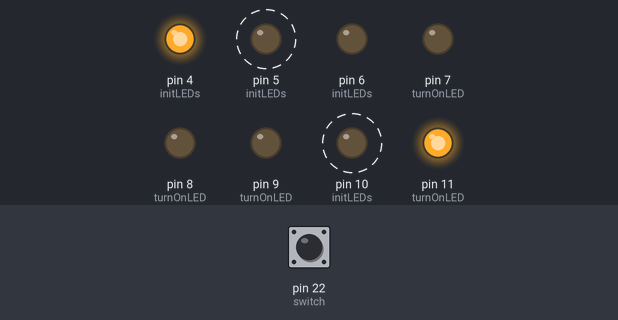
The program below on a simulated Arduino Mega 2560, built with avr-gcc and run on an emulated ATmega2560. On the bench: output pins drawn as LEDs (lit = HIGH). Dashed ring = blinking. The test bench sets the inputs (shaded band); at power-on: pin 22 (switch) HIGH.

Above: at 0.1 s.
At 0.5 s:
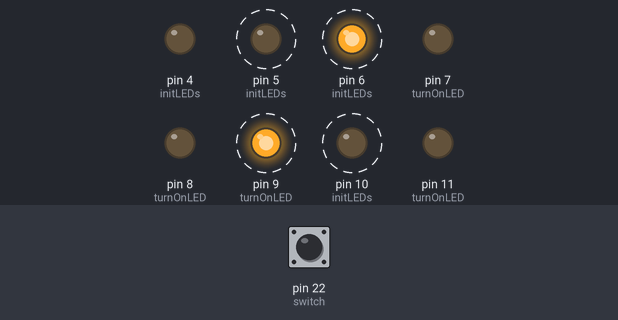
1.3 s: pin 22 (switch) pulled LOW for 3.2 s
At 2.2 s:
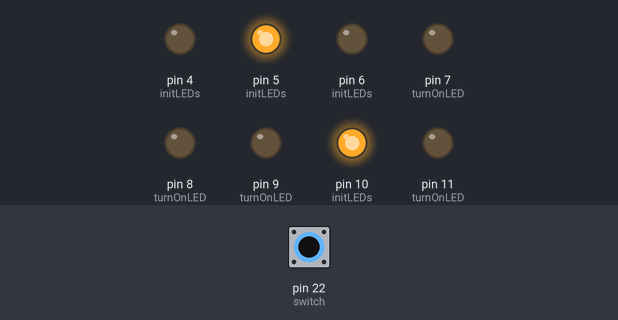
Timing chart, 0 to 12.0 s (numbered marks = the images above; inputs shaded):
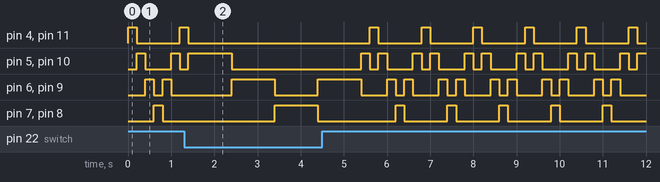

Measured:
- by itself, pin 4 (initLEDs), pin 11 (turnOnLED): repeats every 1.2 s: HIGH 0.20 s, LOW 1.0 s

The program:

main.cpp
```cpp
// Author:
// Net ID:
// Date:
// Assignment:     Lab 1
//----------------------------------------------------------------------//

#include <Arduino.h>
#include <avr/io.h>
#include "led.h"
#include "switch.h"

#define LONG_DELAY 1000
#define SHORT_DELAY 200

int main(){

  initLEDs();                 //initialization of leds as outputs
  initSwitch();               //initilization of push button as input
  unsigned int led_num_a = 4; //variable to start turn in LED series A
  unsigned int led_num_b = 11; //variable to start turn in LED series B
  int led_num_a_up = 1;         //Series A of LEDs starts going up
  int led_num_b_up = 0;         //Series B of LEDs starts going down


  while (1) {
    //
    if(!(PINA & (1<<PINA0))){ //check if switch is pressed pin 22
      runLED(led_num_a);      //turn on led_num_a and turn off the others in that serie
      runLED(led_num_b);      //turn on led_num_b and turn off the others in that serie
      _delay_ms(LONG_DELAY);  //long delay
      //turnOnLED(4);

    }
    else{
      runLED(led_num_a);    //turn on led_num_a and turn off the others in that serie
      runLED(led_num_b);    //turn on led_num_b and turn off the others in that serie
      _delay_ms(SHORT_DELAY); //short delay
    }
    //SERIES A is from LEDs in pin 4 to pin 7
    if(led_num_a_up )       //whenever the series a is going up
      if(led_num_a != 7)    //if it is not led in pin 7
        led_num_a++;        //going to turn on the next one up
      else{
        led_num_a--;        //if it is 7 is going to turn on the next one down
        led_num_a_up = 0;   //indicates that now it's going down
      }

    else                    //whenever is going down
      if(led_num_a != 4 )   //if the led is not 4
        led_num_a--;        //turn on the next one down
      else{
        led_num_a++;        //if it is 4 going to turn on the next one up
        led_num_a_up = 1;   //indicate that now it's going up
      }

    //SERIES B is from LEDs in pin 8 to pin 11
    if(!led_num_b_up)       //whenever the series b is going down
      if(led_num_b != 8)    //if it is not led 8
        led_num_b--;        //turn on the next one down
      else{
        led_num_b++;        //if it is led 8 turn on the next one up
        led_num_b_up = 1;   //indicate that now it's going up
      }
    else                    //whenever the series b is going up
      if(led_num_b != 11)   //if it is not 11
        led_num_b++;        //turn on the next one up
      else{
        led_num_b--;        //if it is 11 turn on the next one down
        led_num_b_up = 0;   //indicate that now it's going down
      }
  }

  return 0;
}
```

led.cpp
```cpp
#include <avr/io.h>
#include "led.h"
#include <Arduino.h>

void initLEDs(){
    //initialized leds as outputs

    DDRG |= (1<<DDG5);                                      //D04
    DDRE |= (1<<DDE3);                                      //D05
    DDRH |= (1<<DDH3) |(1<<DDH4) | (1<<DDH5) | (1<<DDH6);   //D06 D07 D08 D09
    DDRB |= (1<<DDB4)|(1<<DDB5);                            //D10 D11

    //TURN OFF LEDs
    PORTG &= (~(1<<PORTG5));
    PORTE &= (~(1<<PORTE3));
    PORTH &= (~(1<<PORTH3))|(~(1<<PORTH4))|(~(1<<PORTH5))|(~(1<<PORTH6));
    PORTB &= (~(1<<PORTB4))|(~(1<<PORTB5));

}

void turnOnLED(unsigned int led){
    //turn on the led received
    switch (led)
    {
    case 4:
        PORTG |= 1<<PORTG5; //D04
        break;
    case 5:
        PORTE |= 1<<PORTE3; //D05
        break;
    case 6:
        PORTH |= 1<<PORTH3; //D06
        break;

    case 7:
        PORTH |= 1<<PORTH4; //D07
        break;

    case 8:
        PORTH |= 1<<PORTH5; //D08
        break;

    case 9:
        PORTH |= 1<<PORTH6; //D09
        break;

    case 10:
        PORTB |= 1<<PORTB4; //D10
        break;

    case 11:
        PORTB |= 1<<PORTB5; //D11
        break;

    default:
        //turn off al LEDs
        PORTG &= (~(1<<PORTG5));
        PORTE &= (~(1<<PORTE3));
        PORTH &= (~(1<<PORTH3))|(~(1<<PORTH4))|(~(1<<PORTH5))|(~(1<<PORTH6));
        PORTB &= (~(1<<PORTB4))|(~(1<<PORTB5));
        break;
    }
}

void turnOffLED(unsigned int led){
    //turns off all the LEDs in its series except the one received
    switch (led)
    {

    case 4:
        PORTE &= (~(1<<PORTE3));    //D05
        PORTH &= (~(1<<PORTH3));    //D06
        PORTH &= (~(1<<PORTH4));    //D07
        break;
    case 5:
        PORTG &= (~(1<<PORTG5));    //D04
        PORTH &= (~(1<<PORTH3));    //D06
        PORTH &= (~(1<<PORTH4));    //D07
        break;
    case 6:
        PORTG &= (~(1<<PORTG5));    //D04
        PORTE &= (~(1<<PORTE3));    //D05
        PORTH &= (~(1<<PORTH4));    //D07
        break;

    case 7:
        PORTG &= (~(1<<PORTG5));    //D04
        PORTE &= (~(1<<PORTE3));    //D05
        PORTH &= (~(1<<PORTH3));    //D06
        break;

    case 8:
        PORTH &= (~(1<<PORTH6));    //D09
        PORTB &= (~(1<<PORTB4));    //D10
        PORTB &= (~(1<<PORTB5));    //D11
        break;

    case 9:

        PORTH &= (~(1<<PORTH5));    //D08
        PORTB &= (~(1<<PORTB4));    //D10
        PORTB &= (~(1<<PORTB5));    //D11
        break;

    case 10:

        PORTH &= (~(1<<PORTH5));    //D08
        PORTH &= (~(1<<PORTH6));    //D09
        PORTB &= (~(1<<PORTB5));    //D11
        break;

    case 11:

        PORTH &= (~(1<<PORTH5));    //D08
        PORTH &= (~(1<<PORTH6));    //D09
        PORTB &= (~(1<<PORTB4));    //D10
        break;

    default:
        //turn off al LEDs
        PORTG &= (~(1<<PORTG5));
        PORTE &= (~(1<<PORTE3));
        PORTH &= (~(1<<PORTH3))|(~(1<<PORTH4))|(~(1<<PORTH5))|(~(1<<PORTH6));
        PORTB &= (~(1<<PORTB4))|(~(1<<PORTB5));
        break;
    }
}
void runLED(unsigned int led_num){
    turnOffLED(led_num);        //turn off all LEDs except led_num
    turnOnLED(led_num);         //turn on led_num

}
```

led.h
```cpp
// Author:
// Net ID:
// Date:
// Assignment:     Lab 1
//----------------------------------------------------------------------//
#ifndef LED_H
#define LED_H

// initLED which returns void and takes no parameters
void initLEDs();

// turnOnLED which returns void and takes in an unsigned int parameter called led
void turnOnLED(unsigned int led);

// turnOffLED which returns void and takes in an unsigned int parameter called led
void turnOffLED(unsigned int led);

// runLED which returns void and takes in an unsigned int parameter called led
void runLED(unsigned int led);

#endif
```

switch.cpp
```cpp
// Author:
// Net ID:
// Date:
// Assignment:     Lab 1
//----------------------------------------------------------------------//
#include <Arduino.h>
#include <avr/io.h>
#include "switch.h"

// initSwitch returns void and takes no parameters
void initSwitch() {
  DDRA &= ~(1 << PORTA0); // sets pin 22 as input, it corrcpand to port A0

  // enable the pullup resistor for stable input
  PORTA |= (1 << PORTA0);

}
```

switch.h
```cpp
// Author:
// Net ID:
// Date:
// Assignment:     Lab 1
//----------------------------------------------------------------------//
#ifndef SWITCH_H
#define SWITCH_H

// initSwitch returns void and takes no parameters
void initSwitch();

#endif
```
